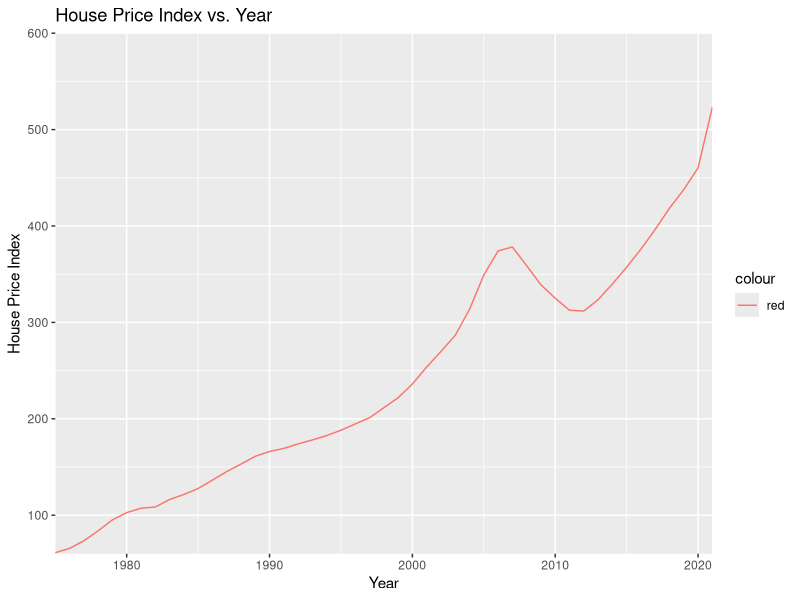
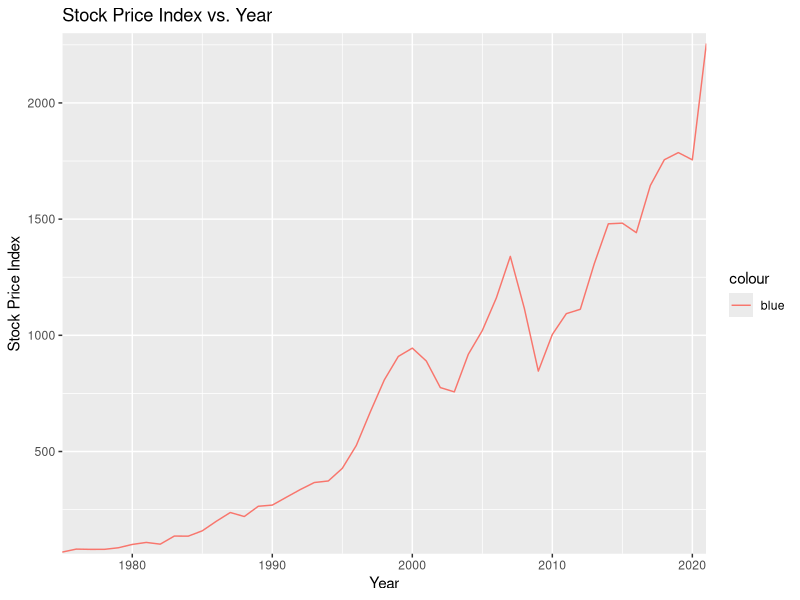
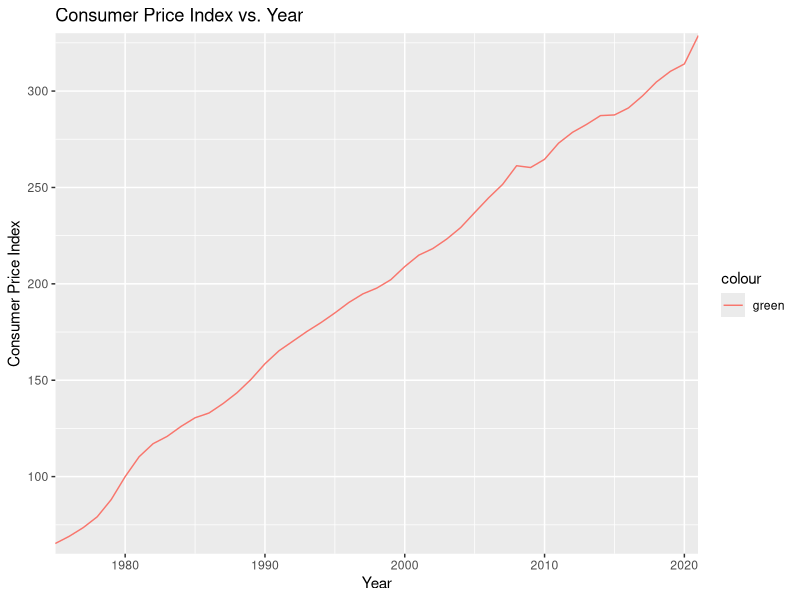
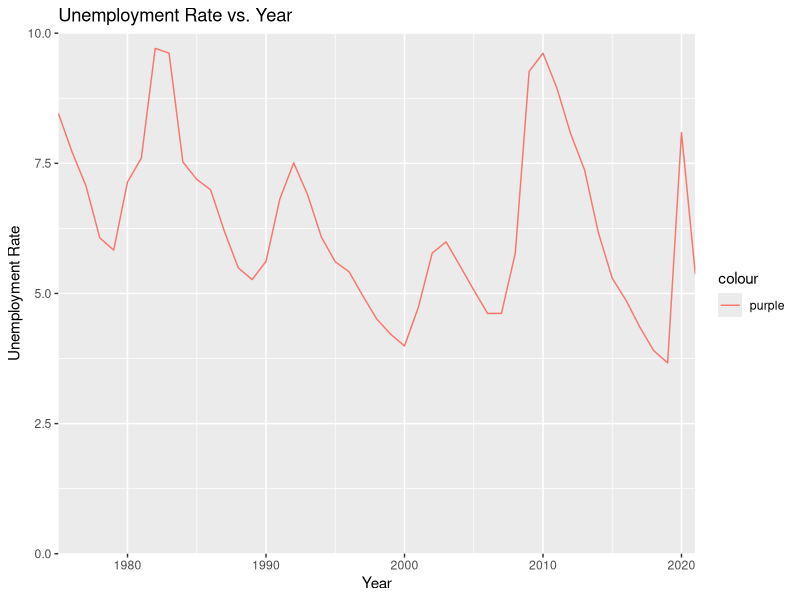
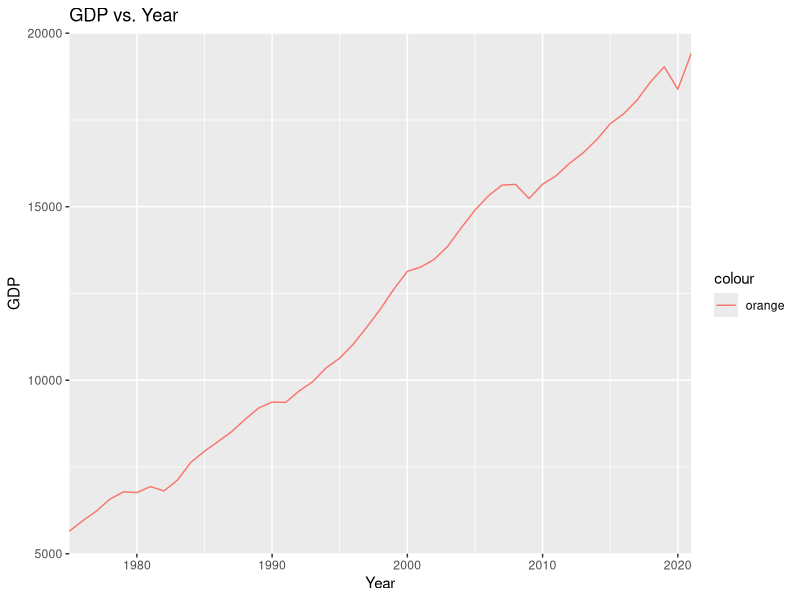
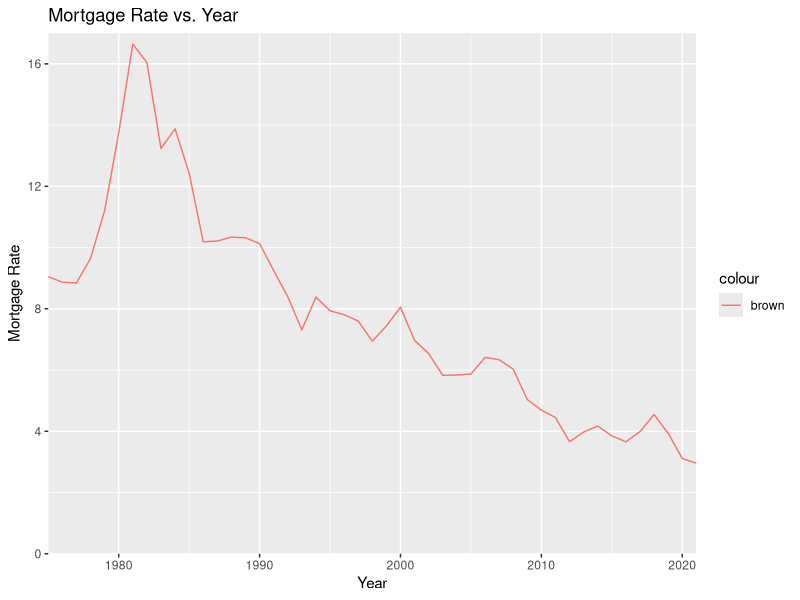
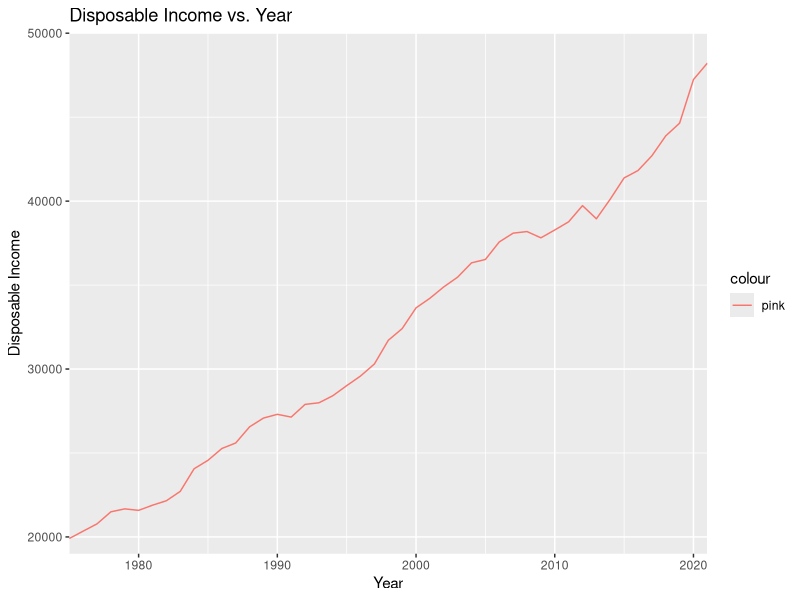
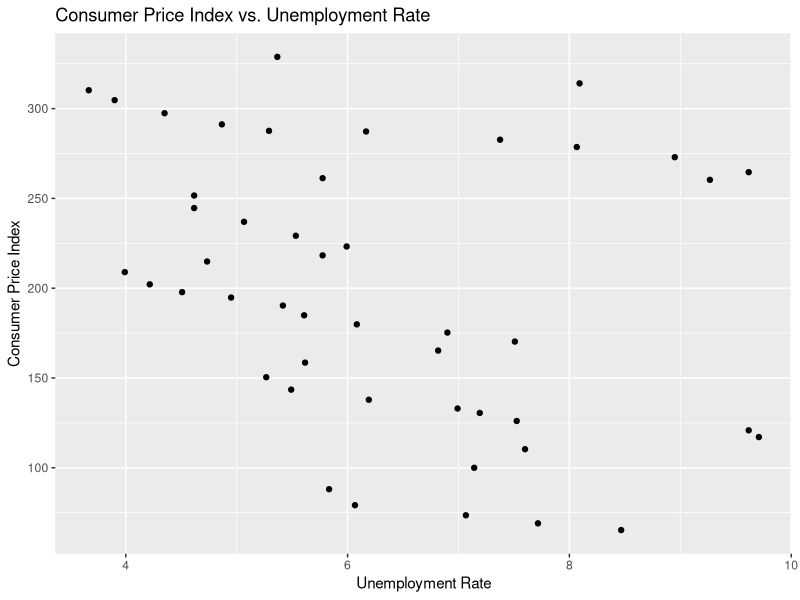

The R source for these figures, in order:
## ---- chunk 1
getwd()
#Calling required Library functions
library(tidyverse)
library(dplyr)   
library(tidyr)
library(ggplot2)
library(gridExtra)
#Importing the Dataframe from storage using read.csv
data01 <- read.csv("AMF1.csv")
head(data01)
class(data01)
view(data01)
summary(data01)
## ---- chunk 2
# Define the limits for each indicator
hp_lim <- c(60, 600)
sp_lim <- c(60, 2300)
cpi_lim <- c(60, 330)
ur_lim <- c(0, 10)
gdp_lim <- c(5000, 20000)
mr_lim <- c(0, 17)
rdi_lim <- c(19000, 50000)
## ---- chunk 3
# Load required libraries
library(dplyr)
library(tidyr)
library(ggplot2)
library(zoo)
# Load yield_curve.csv and recession_dates
yield_curve <- read.csv("yield_curve.csv")
recession_dates <- read.csv("recession_dates.csv")
# Convert date columns to Date class
yield_curve$date <- as.Date(yield_curve$date, format = "%m/%d/%Y")
yield_curve$yield_rate <- na.approx(yield_curve$yield_rate)
## ---- chunk 4
#PART-01: PLOTTIING GRAPH FOR ALL THE ECONOMIC INDICATORS
# Create a line graph for House Price Index
ggplot(data = data01, aes(x = Year, y = House_Price_Index, color = "red")) +
  geom_line() +
  scale_x_continuous(limits = c(1975, 2021), expand = c(0,0)) +
  scale_y_continuous(limits = hp_lim, expand = c(0,0)) +
  labs(x = "Year", y = "House Price Index") +
  ggtitle("House Price Index vs. Year")
# Create a line graph for Stock Price Index
ggplot(data = data01, aes(x = Year, y = Stock_Price_Index, color = "blue")) +
  geom_line() +
  scale_x_continuous(limits = c(1975, 2021), expand = c(0,0)) +
  scale_y_continuous(limits = sp_lim, expand = c(0,0)) +
  labs(x = "Year", y = "Stock Price Index") +
  ggtitle("Stock Price Index vs. Year")
# Create a line graph for Consumer Price Index
ggplot(data = data01, aes(x = Year, y = Consumer_Price_Index, color = "green")) +
  geom_line() +
  scale_x_continuous(limits = c(1975, 2021), expand = c(0,0)) +
  scale_y_continuous(limits = cpi_lim, expand = c(0,0)) +
  labs(x = "Year", y = "Consumer Price Index") +
  ggtitle("Consumer Price Index vs. Year")
# Create a line graph for Unemployment Rate
ggplot(data = data01, aes(x = Year, y = Unemployment_Rate, color = "purple")) +
  geom_line() +
  scale_x_continuous(limits = c(1975, 2021), expand = c(0,0)) +
  scale_y_continuous(limits = ur_lim, expand = c(0,0)) +
  labs(x = "Year", y = "Unemployment Rate") +
  ggtitle("Unemployment Rate vs. Year")
# Create a line graph for GDP
ggplot(data = data01, aes(x = Year, y = Real_GDP, color = "orange")) +
  geom_line() +
  scale_x_continuous(limits = c(1975, 2021), expand = c(0,0)) +
  scale_y_continuous(limits = gdp_lim, expand = c(0,0)) +
  labs(x = "Year", y = "GDP") +
  ggtitle("GDP vs. Year")
# Create a line graph for Mortgage Rate
ggplot(data = data01, aes(x = Year, y = Mortgage_Rate, color = "brown")) +
  geom_line() +
  scale_x_continuous(limits = c(1975, 2021), expand = c(0,0)) +
  scale_y_continuous(limits = mr_lim, expand = c(0,0)) +
  labs(x = "Year", y = "Mortgage Rate") +
  ggtitle("Mortgage Rate vs. Year")
#Create a line graph for Disposable Income
ggplot(data = data01, aes(x = Year, y = Real_Disposable_Income, color = "pink")) +
  geom_line() +
  scale_x_continuous(limits = c(1975, 2021), expand = c(0,0)) +
  scale_y_continuous(limits = rdi_lim, expand = c(0,0)) +
  labs(x = "Year", y = "Disposable Income") +
  ggtitle("Disposable Income vs. Year")  

## ---- chunk 5
#PART-02: VERIFYING THE ECONOMIC THEORIES AND MODELS

#01: KEYNESIAN ECONOMICS
#Filter the data to only include the relevant columns
keynesian_data <- data01 %>%
  select(Consumer_Price_Index, Unemployment_Rate)
#Create a scatter plot of the Consumer Price Index vs Unemployment Rate
ggplot(data = keynesian_data, aes(x = Unemployment_Rate, y = Consumer_Price_Index)) +
  geom_point() +
  labs(x = "Unemployment Rate", y = "Consumer Price Index") +
  ggtitle("Consumer Price Index vs. Unemployment Rate")
#Perform a linear regression analysis to determine the relationship between the two variables
reg_model <- lm(Consumer_Price_Index ~ Unemployment_Rate, data = keynesian_data)
summary(reg_model)

#02: PHILLIPS CURVE
#Fit the linear model
model <- lm(Unemployment_Rate ~ Consumer_Price_Index, data = data01)
#Summarize the model
summary(model)
ggplot(data = data01, aes(x = Consumer_Price_Index, y = Unemployment_Rate)) +
  geom_point() +
  geom_smooth(method = "lm", col = "red") +
  labs(x = "Consumer Price Index", y = "Unemployment Rate") +
  ggtitle("Phillips Curve")
# To access the slope of the regression line
reg_model <- lm(Consumer_Price_Index ~ Unemployment_Rate, data = data01)
reg_coef <- coef(reg_model)
reg_slope <- reg_coef["Unemployment_Rate"]

#03: OKUN'S LAW
#Load the required libraries
#Plot the model with the data points
ggplot(data= data01, aes(x = Real_GDP, y = Unemployment_Rate)) +
  geom_point() +
  geom_smooth(method = "lm", color = "red") +
  ggtitle("Okun's Law") +
  xlab("Gross Domestic Product") +
  ylab("Unemployment Rate")

#04: FISCHER EFFECT
#Create a scatter plot of Mortgage Rate vs. Consumer Price Index (CPI)
ggplot(data = data01, aes(x = Consumer_Price_Index, y = Mortgage_Rate)) +
  geom_point() +
  geom_smooth(method = "lm", se = FALSE) +
  xlab("Consumer Price Index (CPI)") +
  ylab("Mortgage Rate") +
  ggtitle("Fisher Effect Scatter Plot")

#05: IS-LM Model
#Create a scatter plot of the IS curve
p1<-ggplot(data= data01, aes(x = Mortgage_Rate, y = Real_GDP)) +
  geom_point() +
  geom_smooth(method = "lm", se = FALSE) +
  ggtitle("IS Curve") +
  xlab("Interest Rate") +
  ylab("Gross Domestic Product")
#Create a scatter plot of the LM curve
p2<-ggplot(data= data01, aes(x = Mortgage_Rate, y = Real_Disposable_Income)) +
  geom_point() +
  geom_smooth(method = "lm", se = FALSE) +
  ggtitle("LM Curve") +
  xlab("Interest Rate") +
  ylab("Disposable Income")
#Combine the two plots into one
grid.arrange(p1, p2, ncol = 2)

#06: STOCK FLOW Model
#Clean and prepare the data
data_clean <- data01 %>%
  mutate(Year = as.integer(as.character(Year)))
#Plot the relationship between Stock Price Index and GDP
ggplot(data_clean, aes(x = Year, y = Stock_Price_Index, color = "Stock Price Index")) +
  geom_line() +
  geom_line(aes(x = Year, y = Real_GDP, color = "GDP")) +
  ggtitle("Stock-Flow Model Verification") +
  xlab("Year") +
  ylab("Value") +
  scale_color_discrete(name = "Indicator", labels = c("Stock Price Index", "GDP")) +
  theme_minimal()

#07: HOUSE PRICING CYCLE
#Plot the data
ggplot(data = data01, aes(x = Year, y = House_Price_Index)) +
  geom_line() +
  geom_line(aes(y = Mortgage_Rate), color = "red") +
  xlab("Year") +
  ylab("Index Value") +
  ggtitle("Housing Price Cycle") +
  scale_color_discrete(name = "Variable", labels = c("House Price Index", "Mortgage Rate"))
## ---- chunk 6
#PART-03: DETERMINING THE RISK OF RECESSION

#PART-03.1: WITH YIELD CURVE
# Load required libraries
library(dplyr)
library(tidyr)
library(ggplot2)
library(zoo)
# Load yield_curve.csv and recession_dates
yield_curve <- read.csv("yield_curve.csv")
recession_dates <- read.csv("recession_dates.csv")
# Convert date columns to Date class
yield_curve$date <- as.Date(yield_curve$date, format = "%m/%d/%Y")
yield_curve$yield_rate <- na.approx(yield_curve$yield_rate)
# Calculate moving average
yield_curve$moving_avg <- rollmean(yield_curve$yield_rate, k = 20, fill = NA)
yield_curve$yield_rate <- na.approx(yield_curve$yield_rate)
# Plot line graph
ggplot(yield_curve, aes(x = date, y = moving_avg)) +
  geom_step() +
  ggtitle("Yield Curve") +
  xlab("Date") +
  ylab("Yield Rate")

#TO PLOT KERNAL DENSITY GRAPH
# Convert date columns to Date class
yield_curve$date <- as.Date(yield_curve$date, format = "%m/%d/%Y")
recession_dates$date <- as.Date(recession_dates$date, format = "%m/%d/%Y")
# Merge the two datasets by considering only month and year
yield_curve_recession <- yield_curve %>%
  mutate(month_year = format(date, "%Y-%m")) %>%
  left_join(recession_dates %>%
              mutate(month_year = format(date, "%Y-%m")),
            by = "month_year")
# Remove missing values
yield_curve_recession <- na.omit(yield_curve_recession)
# Plot the relation between yield curve and recession
ggplot(yield_curve_recession, aes(x = yield_rate, fill = factor(recession))) +
  geom_density(alpha = 0.5) +
  scale_fill_manual(values = c("0" = "blue", "1" = "red")) +
  ggtitle("Relation between Yield Curve and Recession") +
  xlab("Yield Rate") +
  ylab("Density")

## ---- chunk 7
#PART03.2: USING MACHINE ALGORITHM
options(repos = c(CRAN = "https://cran.r-project.org"))
install.packages("caret")
install.packages("randomForest")
#calling library functions
library(tidyverse)
library(dplyr)   
library(tidyr)
library(ggplot2)
# Preprocessing
data01 <- data01 %>% 
  mutate_if(is.numeric, na_if, 0) %>%
  mutate_if(is.numeric, scale)
# Add the recession_risk column to the data frame
data01$recession_risk <- as.factor(ifelse(data01$Real_GDP < 0, "Risk", "No Risk"))
# Feature Engineering
relevant_features <- c("House_Price_Index", "Stock_Price_Index", "Consumer_Price_Index", 
                       "Unemployment_Rate", "Real_GDP", "Mortgage_Rate", "Real_Disposable_Income")
data02 <- data01[, c("recession_risk", relevant_features)]
# Model Selection
library(randomForest)
model <- randomForest(recession_risk ~ ., data = data02, ntree = 1000)
# Train and Validate
set.seed(123)
indexes <- sample(1:nrow(data02), 0.7 * nrow(data02))
train_data <- data02[indexes, ]
validation_data <- data02[-indexes, ]
model_train <- randomForest(recession_risk ~ ., data = train_data, ntree = 1000)
validation_pred <- predict(model_train, validation_data)
# Testing
test_data <-read.csv("AMF1.csv")
test_data <- test_data %>% 
  mutate_if(is.numeric, na_if, 0) %>%
  mutate_if(is.numeric, scale)
test_data <- test_data[, relevant_features]
test_pred <- predict(model_train, test_data)
# Model Deployment
deployed_model <- model_train
view(train_data)
